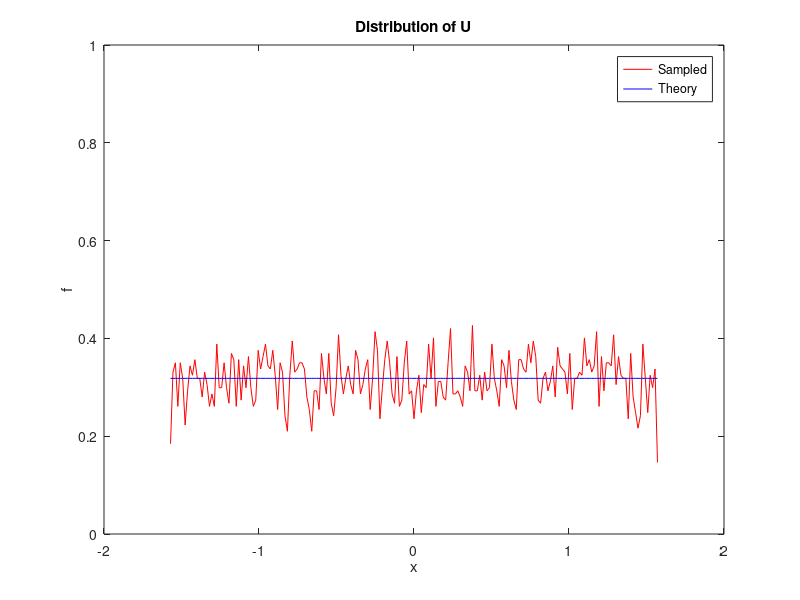
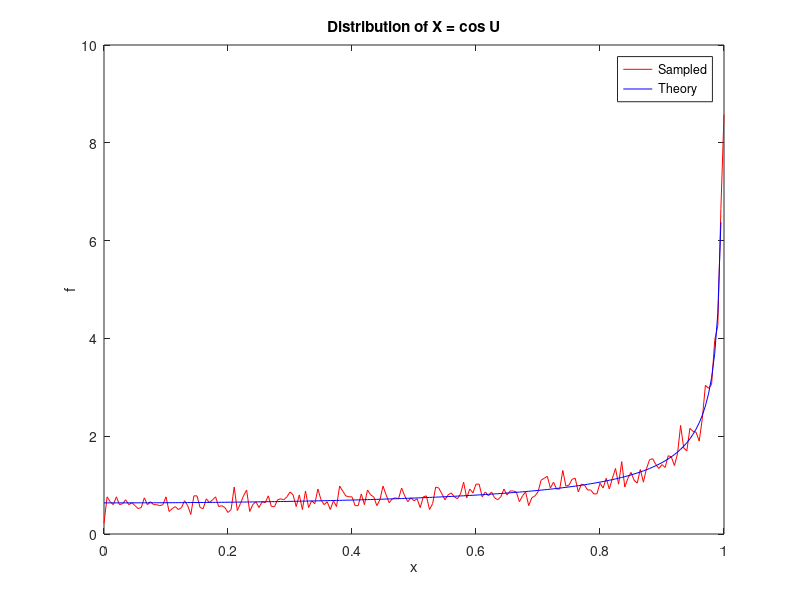

MATLAB code to generate these figures, in order:
%% Plot and sample the distribution of X = cos U

clear variables
close all

ngrid = 200;
nsample = 10000;

% (a) Compute the PDF
dx = 1/ngrid;
x = 0:dx:1;
f = 2./(pi*sqrt(1-x.^2));

% (b) Sample
dy = pi/ngrid;
y = -pi/2:dy:pi/2;
U = pi*(rand(nsample,1)-1/2);
hu = hist(U,y)/(nsample*(y(2)-y(1)));
X = cos(U);
hx = hist(X,x)/(nsample*(x(2)-x(1)));

% Plot the PDF of U
figure(1)
plot(y,hu,'r',y,ones(size(y))/pi,'b');
ylim([0 1])
xlabel('x')
ylabel('f')
legend('Sampled','Theory')
title('Distribution of U')

% Plot the PDF of X
figure(2)
plot(x,hx,'r',x,f,'b');
xlabel('x')
ylabel('f')
legend('Sampled','Theory')
title('Distribution of X = cos U')
